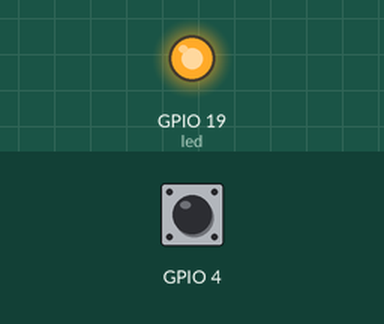
Recording of a program running on a simulated ESP32. Shown: output pins drawn as LEDs (lit = HIGH). Inputs (shaded band) come from the test bench; at power-on: GPIO 4 HIGH. Nothing arrives over Bluetooth unless stated; a phone connects over Bluetooth LE 3 s after start; what the program prints to the serial monitor is not drawn.

Above: at 0.1 s.
Timing chart, 0 to 1.6 s (numbered marks = the images above):
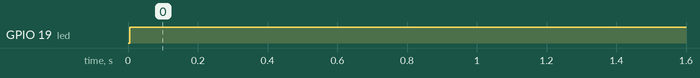

Measured:
- by itself, GPIO 19 (led): LOW → HIGH at 0.00 s

The program:

main.cpp
```cpp
/*
Paulius Miliunas
K9 firmware
final yeare project
code example was used from https://www.instructables.com/id/ESP32-BLE-Android-App-Arduino-IDE-AWESOME/
*/


#include <Arduino.h>
//libraries for bluetooth device
#include <BLEDevice.h>
#include <BLEUtils.h>
#include <BLEServer.h>
#include <BLE2902.h>


//uuid number for data transmition
#define sensorService BLEUUID((uint16_t)0x180D)
//presetting up characteristicks
BLECharacteristic sensorCharacteristic(BLEUUID((uint16_t)0x2A37),
                BLECharacteristic::PROPERTY_NOTIFY | BLECharacteristic::PROPERTY_READ);
BLEDescriptor sensorDescriptor(BLEUUID((uint16_t)0x2901));


unsigned int tNow,tOld;//variables for timer counter
double periodInSeconds,frequency,period,sum = 0,averige;
static int devider = 1000000;//variable uset to convert us to ms
int count = 0;
int nOfSamples = 25;//number of samples to read
int led = 19;//GPIO used for LED
int loverTreshold = 2970;
int higherTreshold = 3050;
bool clientConnected = false;
double testVal = 0;

void taskOne( void * parameter );//prototype for task function
void IRAM_ATTR ISR();
//void BLESetup();

TaskHandle_t taskOneHandle = NULL;//task hanler
hw_timer_t * timer = NULL;//creating variable of hw_timer_r type to hold setings
portMUX_TYPE tMux = portMUX_INITIALIZER_UNLOCKED;//this will do sinc between main lop and ISR, vhen modifieng variable

//---------------------------------
//calback function
//-----------------------------------
class ServerCallbacks : public BLEServerCallbacks {
    void onConnect(BLEServer* pServer) {
      clientConnected = true;
    }

    void onDisconnect(BLEServer* pServer) {
      clientConnected = false;
    }
};

//--------------------------------
//Bluetooth Module Setup
//--------------------------------
void BLESetup() {
  BLEDevice::init("esp32 ble test");
  // Create the BLE Server
  BLEServer *pServer = BLEDevice::createServer();
  pServer->setCallbacks(new ServerCallbacks());

  // Create the BLE Service
  BLEService *pSensor = pServer->createService(sensorService);

  //adding characteristiks and setuping that when new data awailable send to client
  pSensor->addCharacteristic(&sensorCharacteristic);
  sensorDescriptor.setValue("Frequency readings");
  sensorCharacteristic.addDescriptor(&sensorDescriptor);
  //ble2902 cheking if there is client conected
  //if conected tehn notifications are send
  sensorCharacteristic.addDescriptor(new BLE2902());

  //Advertising service for clients
  pServer->getAdvertising()->addServiceUUID(sensorService);

  pSensor->start();
  // Start advertising
  pServer->getAdvertising()->start();
}

//----------------------------------------------
//Arduino function runs befor loop function ones
//----------------------------------------------
void setup() {

  Serial.begin(112500);  //seriel comms
    Serial.println("Entering void Setup\n");

  timer = timerBegin(0,80,true);//starting timer with prescales of 80 timer counts in period of 1us
  tOld = 0;
  pinMode(led, OUTPUT);//setin led pin as output
  attachInterrupt(T0,ISR,FALLING);//ataching interupt on pin 4 on esp32 dev kit v1
  xTaskCreate(taskOne,"TaskOne",50000,NULL,2,&taskOneHandle);//creating task 1 task will calculate frequency
  BLESetup();
  digitalWrite(led, LOW);
  Serial.println("Characteristic defined! Now you can read it in your phone!\n");
}
void loop() {
  sensorCharacteristic.setValue(testVal);
  sensorCharacteristic.notify();
  testVal++;
  Serial.print("My uuid is: ");
  Serial.println();
  delay(1000);
}

//---------------------------------------------------------------------
//task converts time in to seconds and calculates frequency depending
//on frequency lover treshhold (Ferite metals)
//and higher treshold (non-ferite metals) turns on led for debug porpose
//---------------------------------------------------------------------
void taskOne( void * parameter ){
    for(;;){
      periodInSeconds = averige/devider; //converting us to s
      frequency = 1 / periodInSeconds;//calculate frequency

      Serial.printf("Frequency (%f)hz\n", frequency);//testing
      if(frequency > higherTreshold){
        digitalWrite(led, HIGH);
      }else if(frequency < loverTreshold){
        digitalWrite(led, HIGH);
      }else{
        digitalWrite(led, LOW);
      }
      //pCharacteristic->setValue(frequency);//seting value
      vTaskSuspend( NULL );
    }
 }

//-----------------------------------------
//GPIO hardware interupt pin setup
//-----------------------------------------
void IRAM_ATTR ISR() {//pin interupt hanler
    portENTER_CRITICAL_ISR(&tMux);//disable all incoming interups

    tNow = micros();
    period = tNow - tOld;//geting period betven this nad previus faling edge in us
    tOld = tNow;//saving this interupt time
    count++;//incrementing count
    //calculating fequency with averige vith sample rate defined with nOfSamples
    if(count < nOfSamples){
       sum = sum + period;
    }else if(count == nOfSamples){
       averige = sum/nOfSamples;
       count = 0;
       sum = 0;
     }
    //Serial.printf("Now(%u)us: Before(%u)us: Interval(%f)us: Frequency (%f)hz: Period(%f)s\r", tNow, tOld, period, frequency, periodInSeconds);//testing
    portEXIT_CRITICAL_ISR(&tMux);//enable ll  incoming interupts
    xTaskResumeFromISR(taskOneHandle);
}
```
